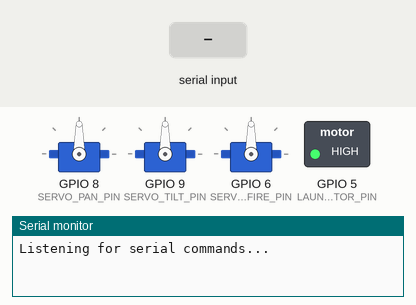
Bench run of a sketch on a simulated ESP8266 (NodeMCU). Shown: 3 × servo, switched loads named in the sketch (green lamp = pin HIGH), the last lines printed to the serial monitor. The inputs (shaded band) are chosen by the test bench.

Above: at 1.2 s.
1.3 s: "8\n" received over Serial
At 2.0 s:
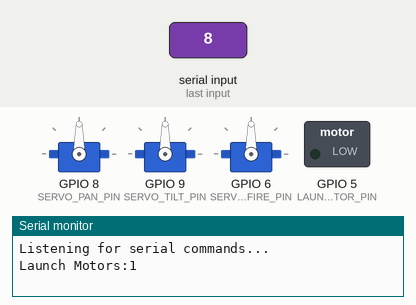
2.8 s: "1\n" received over Serial
At 3.2 s:
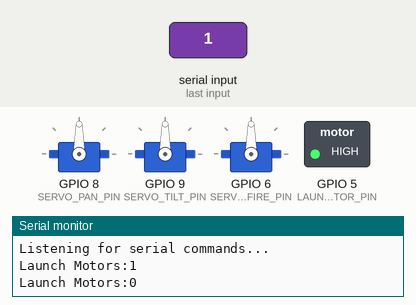
4.3 s: "2\n" received over Serial
At 5.5 s:
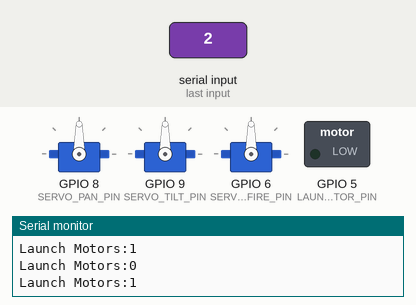
Timing chart, 0 to 7.3 s (numbered marks = the images above; inputs shaded):
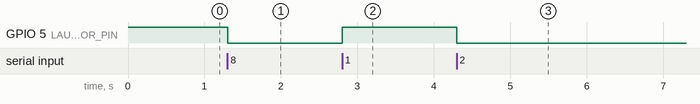

The sketch:

electric.ino
```cpp
// Serial servo pantilt interface
// fetter aka phetter aka bangdollar aka yourmomma 2(g)16

#include <Arduino.h>
#include <Servo.h>

#define SERVO_TILT_PIN 9
#define SERVO_PAN_PIN 8
#define SERVO_FIRE_PIN 6

#define LAUNCH_MOTOR_PIN 5

#define SERVO_MOVE_WAIT_TIME 250
#define SERVO_FIRE_WAIT_TIME 10


boolean launch_state = 0;


int servo_panPosition = 0;
int servo_tiltPosition = 0;

Servo servo_pan;
Servo servo_tilt;
Servo servo_fire;

String inputStr = "";             // a string to hold incoming data
boolean serialCmdReady = false;   // is a serial command ready to process?

String argStr;


void setup() {
  inputStr.reserve(256);
  argStr.reserve(4);

  servo_pan.attach(SERVO_PAN_PIN);
  servo_tilt.attach(SERVO_TILT_PIN);
  servo_fire.attach(SERVO_FIRE_PIN);

  pinMode(LAUNCH_MOTOR_PIN, OUTPUT);
  // pinMode(SERVO_FIRE_PIN, OUTPUT);
  // digitalWrite(SERVO_FIRE_PIN, HIGH);
  digitalWrite(LAUNCH_MOTOR_PIN, HIGH);

  Serial.begin(115200);  // Activate Serial protocol
  Serial.println("Listening for serial commands...");
}


void loop() {
  if (serialCmdReady) {
    // <pan>_<tilt>
    // <000-180>_<000-180>'\0'
    if (inputStr.length() == 8) {
      argStr = inputStr.substring(0,3);
      servo_panPosition = (int) strtol(&argStr[0], NULL, 10);
      // Serial.println(argStr);

      argStr = inputStr.substring(4,7);
      servo_tiltPosition = (int) strtol(&argStr[0], NULL, 10);
      // Serial.println(argStr);

      Serial.println("MOVING");

      setPan(servo_panPosition);
      setTilt(servo_tiltPosition);

      Serial.print("Pan: ");
      Serial.println(servo_panPosition);
      Serial.print("Tilt: ");
      Serial.println(servo_tiltPosition);
    }
    else if (inputStr.length() == 1) {
      fire();
    } else if (inputStr.length() == 2) {
      Serial.print("Launch Motors:");
      if (launch_state) {
        launch_state = 0;
        digitalWrite(LAUNCH_MOTOR_PIN, HIGH);
        delay(50);
      } else {
        launch_state = 1;
        digitalWrite(LAUNCH_MOTOR_PIN, LOW);
        delay(50);
      }
      Serial.println(launch_state);
      delay(500);
    }
    else {
      Serial.print("READ SYNTAX ERROR: ");
      Serial.println(inputStr);
    }

    inputStr = "";
    serialCmdReady = false;
  }
}


// set tilt servo position in degrees
void setTilt(int deg)
{
  servo_tilt.write(deg);
  delay(SERVO_MOVE_WAIT_TIME);
}


// set pan servo position in degrees
void setPan(int deg)
{
  servo_pan.write(deg);
  delay(SERVO_MOVE_WAIT_TIME);
}


void fire()
{
  // Serial.println("FIRING");
  // digitalWrite(SERVO_FIRE_PIN, LOW);
  // delay(SERVO_FIRE_WAIT_TIME);
  // digitalWrite(SERVO_FIRE_PIN, HIGH);
  // delay(SERVO_FIRE_WAIT_TIME);

  servo_fire.write(180);
  delay(2000);

  servo_fire.write(0);
  delay(SERVO_MOVE_WAIT_TIME);
}


// serialEvent() gets called implicitly every loop
// see: https://www.arduino.cc/en/Tutorial/SerialEvent
void serialEvent() {
  if (Serial) {
    while (Serial.available()) {
      // get the new byte:
      char inChar = (char) Serial.read();
      // add it to the inputString:

      // if the incoming character is a newline, set a flag
      // so the main loop can do something about it:
      if (inChar == '\n') {
        serialCmdReady = true;
        inputStr += '\0';
      }
      else {
        inputStr += inChar;
      }
    }
  }
  else {
    Serial.begin(115200);
    Serial.println("Listening for serial commands...");
  }
}
```

Measured:
- after the input at 1.3 s, GPIO 5 (LAUNCH_MOTOR_PIN): HIGH → LOW at once
- after the input at 2.8 s, GPIO 5 (LAUNCH_MOTOR_PIN): LOW → HIGH at once
- after the input at 4.3 s, GPIO 5 (LAUNCH_MOTOR_PIN): HIGH → LOW at once
